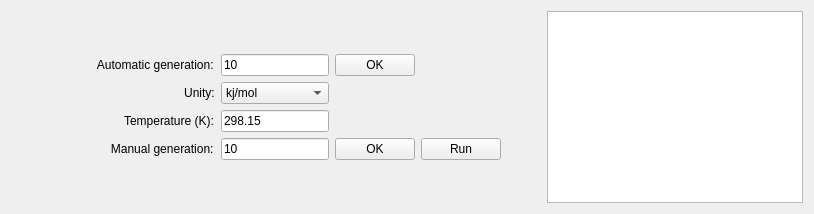
      <widget class="QWidget" name="tab_2">
       <attribute name="title">
        <string>Boltzmann Distribution</string>
       </attribute>
       <layout class="QGridLayout" name="gridLayout_9">
        <item row="0" column="0">
         <layout class="QGridLayout" name="gridLayout_6">
          <item row="1" column="4">
           <widget class="QPushButton" name="btn_automaticBoltz">
            <property name="text">
             <string>OK</string>
            </property>
           </widget>
          </item>
          <item row="4" column="3">
           <widget class="QLineEdit" name="txt_tempboltz">
            <property name="text">
             <string>298.15</string>
            </property>
           </widget>
          </item>
          <item row="4" column="1">
           <widget class="QLabel" name="lbl_tempboltz">
            <property name="styleSheet">
             <string notr="true">font: 12pt &quot;Ubuntu&quot;;
color: rgb(0, 0, 0);</string>
            </property>
            <property name="text">
             <string>                      Temperature (K):</string>
            </property>
           </widget>
          </item>
          <item row="5" column="3">
           <widget class="QLineEdit" name="txt_nconfboltz">
            <property name="text">
             <string>10</string>
            </property>
           </widget>
          </item>
          <item row="3" column="3">
           <widget class="QComboBox" name="cbox_unityboltz">
            <property name="styleSheet">
             <string notr="true">selection-background-color: rgb(0, 85, 255);</string>
            </property>
            <item>
             <property name="text">
              <string>kj/mol</string>
             </property>
            </item>
            <item>
             <property name="text">
              <string>kcal/mol</string>
             </property>
            </item>
           </widget>
          </item>
          <item row="4" column="0">
           <spacer name="horizontalSpacer_26">
            <property name="orientation">
             <enum>Qt::Horizontal</enum>
            </property>
            <property name="sizeHint" stdset="0">
             <size>
              <width>40</width>
              <height>20</height>
             </size>
            </property>
           </spacer>
          </item>
          <item row="5" column="1">
           <widget class="QLabel" name="lbl_nconfboltz">
            <property name="styleSheet">
             <string notr="true">font: 12pt &quot;Ubuntu&quot;;
color: rgb(0, 0, 0);</string>
            </property>
            <property name="text">
             <string>                  Manual generation:</string>
            </property>
           </widget>
          </item>
          <item row="1" column="3">
           <widget class="QLineEdit" name="ln_automaticboltz">
            <property name="text">
             <string>10</string>
            </property>
           </widget>
          </item>
          <item row="9" column="1">
           <spacer name="verticalSpacer_2">
            <property name="orientation">
             <enum>Qt::Vertical</enum>
            </property>
            <property name="sizeHint" stdset="0">
             <size>
              <width>20</width>
              <height>40</height>
             </size>
            </property>
           </spacer>
          </item>
          <item row="0" column="1">
           <spacer name="verticalSpacer">
            <property name="orientation">
             <enum>Qt::Vertical</enum>
            </property>
            <property name="sizeHint" stdset="0">
             <size>
              <width>20</width>
              <height>40</height>
             </size>
            </property>
           </spacer>
          </item>
          <item row="3" column="1">
           <widget class="QLabel" name="label_26">
            <property name="styleSheet">
             <string notr="true">font: 12pt &quot;Ubuntu&quot;;
color: rgb(0, 0, 0);</string>
            </property>
            <property name="text">
             <string>                                        Unity:</string>
            </property>
           </widget>
          </item>
          <item row="1" column="1">
           <widget class="QLabel" name="label_27">
            <property name="styleSheet">
             <string notr="true">font: 12pt &quot;Ubuntu&quot;;
color: rgb(0, 0, 0);</string>
            </property>
            <property name="text">
             <string>              Automatic generation:</string>
            </property>
           </widget>
          </item>
          <item row="5" column="4">
           <widget class="QPushButton" name="btn_gerar_tables">
            <property name="text">
             <string>OK</string>
            </property>
           </widget>
          </item>
          <item row="1" column="6">
           <spacer name="horizontalSpacer_24">
            <property name="orientation">
             <enum>Qt::Horizontal</enum>
            </property>
            <property name="sizeHint" stdset="0">
             <size>
              <width>40</width>
              <height>20</height>
             </size>
            </property>
           </spacer>
          </item>
          <item row="5" column="5">
           <widget class="QPushButton" name="btn_run_boltz">
            <property name="text">
             <string>Run</string>
            </property>
           </widget>
          </item>
         </layout>
        </item>
        <item row="0" column="1">
         <layout class="QGridLayout" name="grid_tables">
          <item row="0" column="0">
           <widget class="QTableWidget" name="tables"/>
          </item>
         </layout>
        </item>
       </layout>
      </widget>
